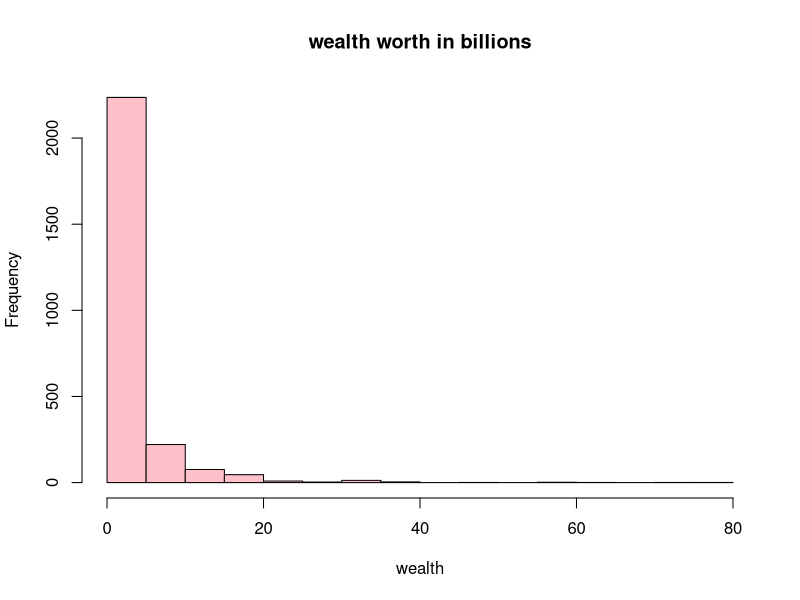
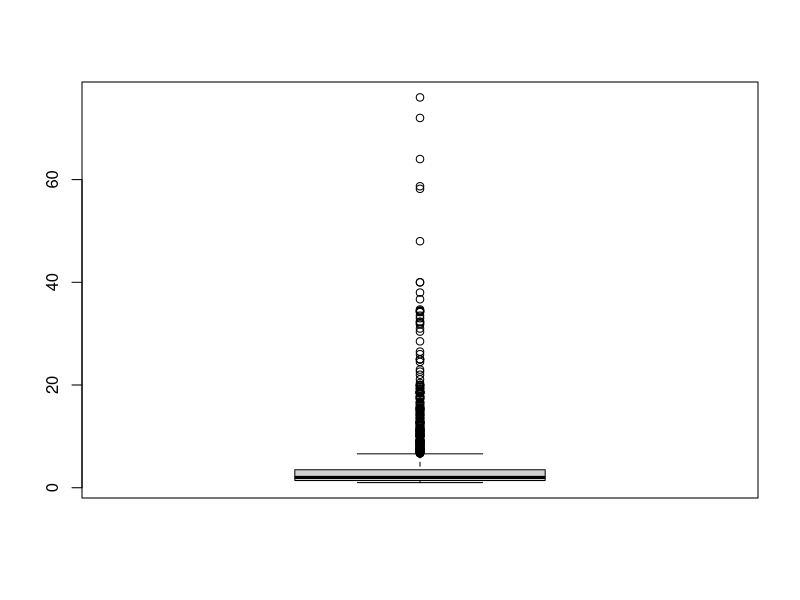
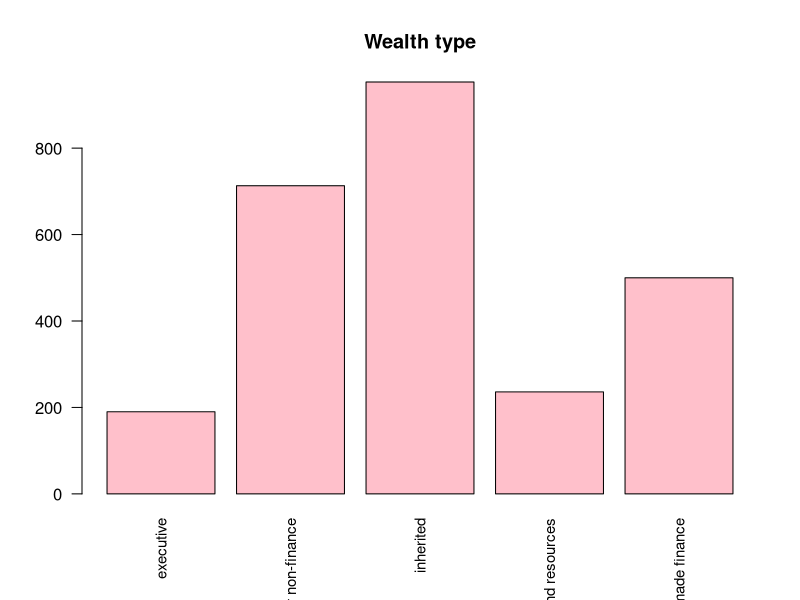
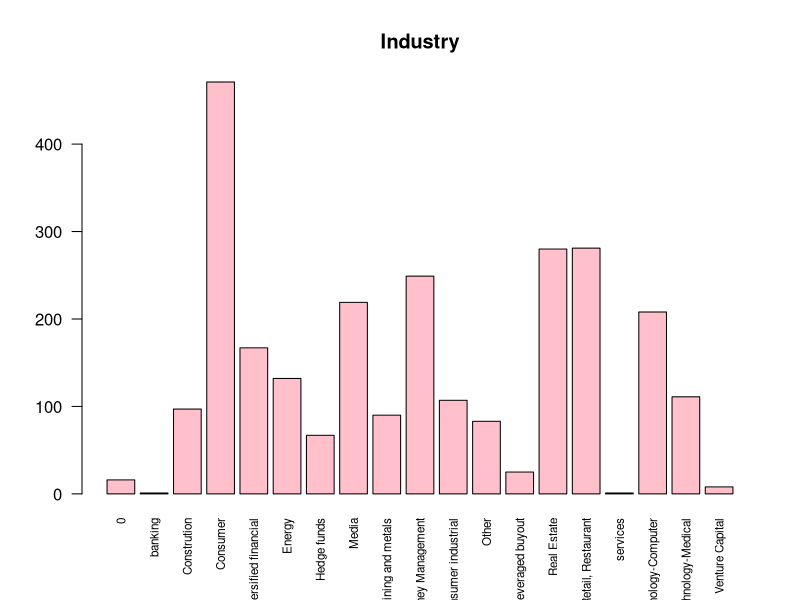
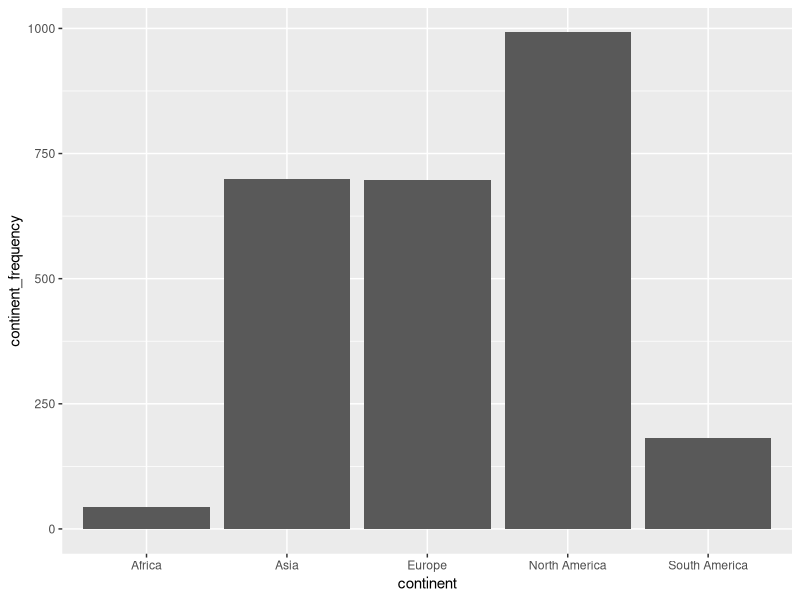
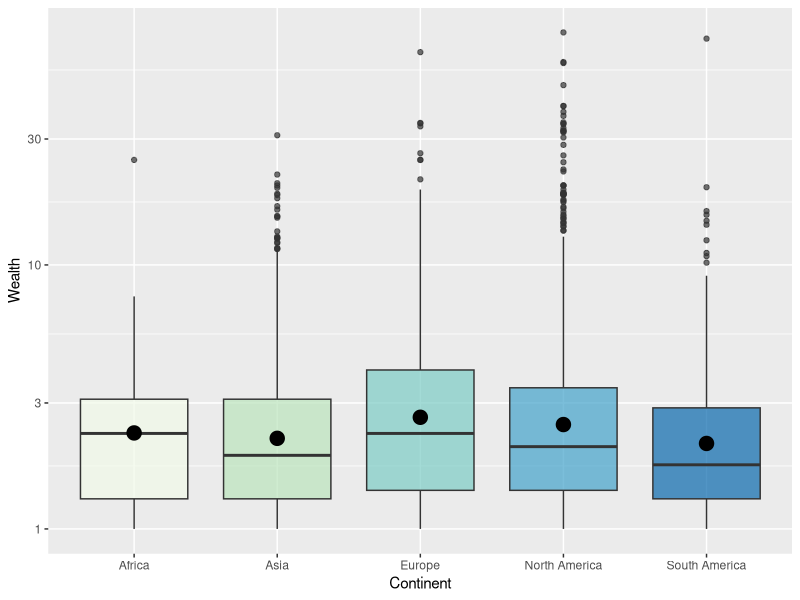
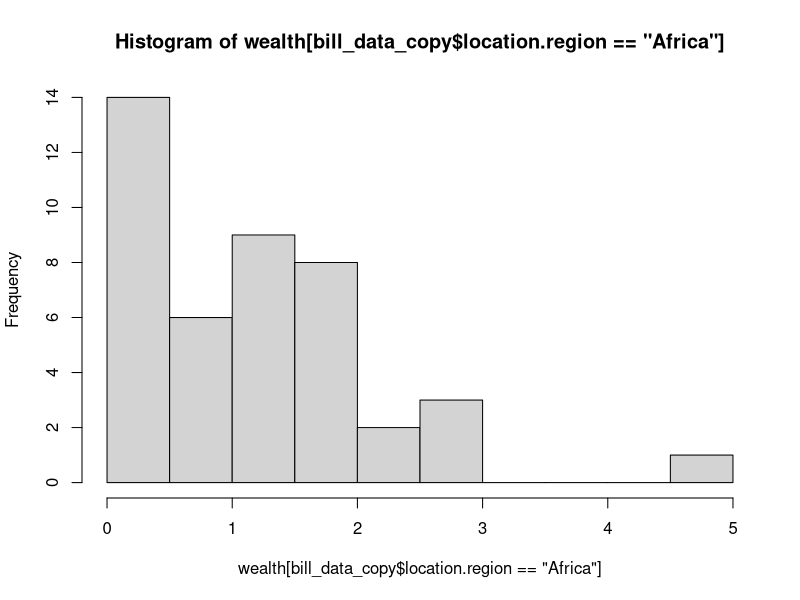
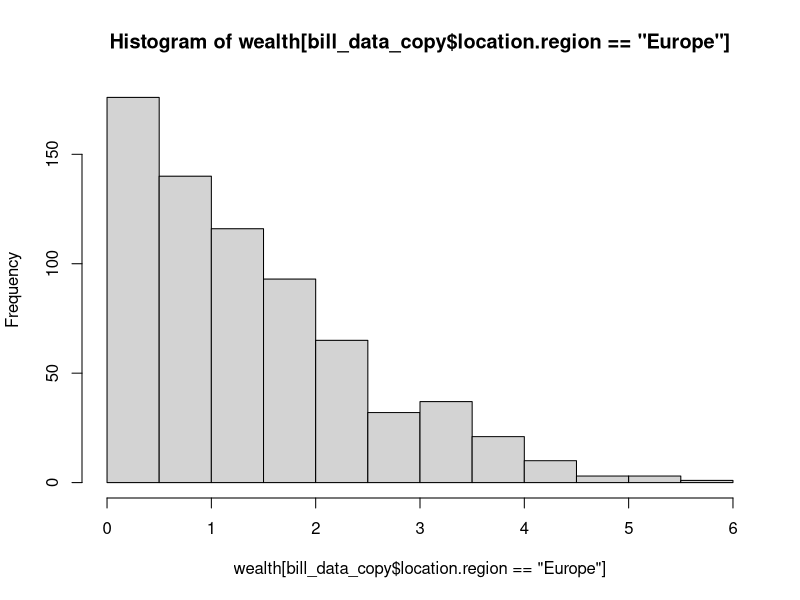

The R source for these figures, in order:
## ---- chunk 1
knitr::opts_chunk$set(echo = TRUE)
## ---- chunk 2
library("readxl")
library(tidyverse)
library(dplyr)
library(fastDummies)

## ---- chunk 3
# Učitavanje podataka iz excel datoteke
# Promijeniti path u put do datoteke s podacima
bill_data <- read_excel("billionaires.xlsx")
## ---- chunk 4
dim(bill_data) # dimenzije: 2614 redaka i 22 stupaca
names(bill_data) # imena stupaca
view(bill_data)

# klase pojedinih stupaca
sapply(bill_data, class)

# klasa tablice
class(bill_data) 
# zaključak: bill_data podaci su dobro učitani
## ---- chunk 5
# Pomoćna funkcija za izbacivanje stršećih vrijednosti
remove_outliers <- function(data, data_column) {
  quartiles <- quantile(data_column, probs=c(.25, .75), na.rm = FALSE)
  IQR <- IQR(data_column)
  Lower <- quartiles[1] - 1.5*IQR
  Upper <- quartiles[2] + 1.5*IQR 
  
  return(subset(data, data_column >= Lower & data_column <= Upper))
}

cat('\n Dimenzija podataka: ', dim(bill_data))
## ---- chunk 6
for (col_name in names(bill_data)){
  if (sum(is.na(bill_data[,col_name])) > 0){
    cat('Ukupno nedostajućih vrijednosti za varijablu'
        ,col_name, ': ', sum(is.na(bill_data[,col_name])),'\n')
  }
}

## ---- chunk 7
summary(bill_data)


## ---- chunk 8
sapply(bill_data, class)
## ---- chunk 9

hist(bill_data$`wealth.worth in billions` ,main='wealth worth in billions', xlab='wealth', ylab='Frequency', col="pink")

boxplot(bill_data$`wealth.worth in billions`)
summary(bill_data$`wealth.worth in billions`)

## ---- chunk 10

barplot(table(bill_data$wealth.type),las=2,cex.names=.9,main='Wealth type',col="pink")
barplot(table(bill_data$wealth.how.industry),las=2,cex.names=.7,main='Industry',col="pink")
print('Podjela po spolu: ')
table(bill_data$demographics.gender)

## ---- chunk 11
levels(factor(bill_data$location.region))
## ---- chunk 12
class(bill_data$location.region)

## ---- chunk 13
# is.na ce nam vratiti logical vektor koji ima TRUE na mjestima gdje ima NA:
sum(is.na(bill_data$location.region)) 
 

## ---- chunk 14
table(bill_data$location.region)



## ---- chunk 15


bill_data$location.citizenship[bill_data$location.region == "Middle East/North Africa"]

## ---- chunk 16
bill_data_copy = data.frame(bill_data)
tracemem(bill_data)==tracemem(bill_data_copy)
untracemem(bill_data_copy)
untracemem(bill_data_copy)
## ---- chunk 17
# Zdruzimo Europu
for (column_name in c("Europe")){
  bill_data_copy$location.region[bill_data_copy$location.region == column_name] = "Europe";
}

# Zdruzimo Afriku
for (column_name in c("Lebanon","Egypt","Morocco","Algeria")){
  bill_data_copy$location.region[bill_data_copy$location.citizenship == column_name] = "Africa";
}

for (column_name in c("Sub-Saharan Africa")){
  bill_data_copy$location.region[bill_data_copy$location.region == column_name] = "Africa";
}

# zdruzimo Sjevernu Ameriku
for (column_name in c("North America")){
  bill_data_copy$location.region[bill_data_copy$location.region == column_name] = "North America";
}

# Zdruzimo Južnu Ameriku
for (column_name in c("Latin America")){
  bill_data_copy$location.region[bill_data_copy$location.region == column_name] = "South America";
}

# Zdruzimo Aziju
for (column_name in c("East Asia","South Asia")){
  bill_data_copy$location.region[bill_data_copy$location.region == column_name] = "Asia";
}
for (column_name in c("Saudi Arabia","Kuwait","United Arab Emirates","Israel","Turkey","Oman","Bahrain")){
  bill_data_copy$location.region[bill_data_copy$location.citizenship == column_name] = "Asia";
}


bill_data_copy

## ---- chunk 18
tbl = table(bill_data_copy$location.region)
print(tbl)

## ---- chunk 19
df <- data.frame(continent=c("Europe", "Asia", "Africa","North America","South America"),
                continent_frequency=c(697, 699, 43, 992, 182))
head(df)

library(ggplot2)


# Barplot
p<-ggplot(data=df, aes(x=continent, y=continent_frequency)) +
  geom_bar(stat="identity")
p


box_edu <- ggplot(bill_data_copy %>% filter(!location.region=="0"), aes(x=location.region, y= wealth.worth.in.billions, fill=location.region)) +
    geom_boxplot(alpha=0.7, ) + scale_y_log10() +
    stat_summary(fun=mean, geom="point", shape=20, size=7, color="black", fill="black") +
    theme(legend.position="none") + labs(x="Continent",y="Wealth")+
    scale_fill_brewer(name="Continent",palette="GnBu")
box_edu






## ---- chunk 20

# TODO: zakomentiraj ovu liniju ako ne želimo logaritmirati cijenu

wealth <- log(bill_data_copy$wealth.worth.in.billions, 2)

require(nortest)
lillie.test(wealth)

lillie.test(wealth[bill_data_copy$location.region=='Africa'])
lillie.test(wealth[bill_data_copy$location.region=='Europe'])
lillie.test(wealth[bill_data_copy$location.region=='South America'])
lillie.test(wealth[bill_data_copy$location.region=='North America'])
lillie.test(wealth[bill_data_copy$location.region=='Asia'])


hist(wealth[bill_data_copy$location.region=='Africa'])
hist(wealth[bill_data_copy$location.region=='Europe'])
hist(wealth[bill_data_copy$location.region=='South America'])
hist(wealth[bill_data_copy$location.region=='North America'])
hist(wealth[bill_data_copy$location.region=='Asia'])

## ---- chunk 21

# Testiranje homogenosti varijance uzoraka Bartlettovim testom

##bartlett.test(bill_data_copy$wealth.worth.in.billions ~ bill_data_copy$location.region)

var((wealth[bill_data_copy$location.region=='Africa']))
var((wealth[bill_data_copy$location.region=='Asia']))
var((wealth[bill_data_copy$location.region=='Europe']))
var((wealth[bill_data_copy$location.region=='North America']))
var((wealth[bill_data_copy$location.region=='South America']))
## ---- chunk 22

# Graficki prikaz podataka
boxplot(wealth ~ bill_data_copy$location.region)

# Test
a = aov(wealth ~ bill_data_copy$location.region)
summary(a)

## ---- chunk 23
inherited = bill_data[bill_data$wealth.how.inherited!="not inherited",]
non_inherited = bill_data[bill_data$wealth.how.inherited=="not inherited",]
## ---- chunk 24
inherited_mean = mean(inherited$`wealth.worth in billions`)
print(inherited_mean)

non_inherited_mean = mean(non_inherited$`wealth.worth in billions`)
print(non_inherited_mean)

## ---- chunk 25
hist(inherited$`wealth.worth in billions`, breaks = 20)
boxplot(inherited$`wealth.worth in billions`)

hist(non_inherited$`wealth.worth in billions`, breaks = 20)
boxplot(non_inherited$`wealth.worth in billions`)
## ---- chunk 26
qqnorm(inherited$`wealth.worth in billions`, pch = 1, frame = FALSE,main='Inherited')
qqline(inherited$`wealth.worth in billions`, col = "blue", lwd = 2)

qqnorm(non_inherited$`wealth.worth in billions`, pch = 1, frame = FALSE,main='Non inherited')
qqline(non_inherited$`wealth.worth in billions`, col = "red", lwd = 2)

## ---- chunk 27
ks.test(inherited$`wealth.worth in billions`, y="pnorm")
ks.test(non_inherited$`wealth.worth in billions`, y="pnorm")
## ---- chunk 28
 
wilcox.test(inherited_mean, non_inherited_mean, alt = "greater")

## ---- chunk 29
# bill_data

# Izbacujemo stupce:
# name
# company.name
# rank
# location.gdp, više od pola vrijednosti su 0 (netočan podatak)
# location.coutnry.code i location.citizenship a koristimo location.region koji je veće granulacije
# wealth.how.from emerging, wealth.how.was founder, wealth.how.was political su konstantne varijable
# company.sector jer ima previše različitih vrijednosti, koje kad bi one hot encodali bi dali previše stupaca

exclude_cols = c("name", "company.name", "rank", "location.gdp", "location.country code", "location.citizenship", "wealth.how.from emerging", "wealth.how.was founder", "wealth.how.was political", "company.sector")

# exclude columns and sort
bill_data_clean <- bill_data %>% select(-one_of(exclude_cols)) %>% arrange(year)

# to lowercase for consistency
bill_data_clean[["company.relationship"]] <- tolower(bill_data_clean[["company.relationship"]] )

# remove invalid data
bill_data_clean <- bill_data_clean %>% filter(demographics.age > 0)
bill_data_clean <- bill_data_clean %>% filter(!location.region == "0")

# inflation rate $1.00 (1996) -> $1.51 (2014), +50.9%
# inflation rate $1.00 (2001) -> $1.34 (2014), +33.7%
bill_data_clean[bill_data_clean$year == "1996", "wealth.worth in billions"] <- bill_data_clean[bill_data_clean$year == "1996", "wealth.worth in billions"] * 1.509
bill_data_clean[bill_data_clean$year == "2001", "wealth.worth in billions"] <- bill_data_clean[bill_data_clean$year == "2001", "wealth.worth in billions"] * 1.337

# Iskoristili smo godinu da ažuriramo cijene (inflacija), sad ju odbacujemo
bill_data_clean <- bill_data_clean %>% select(., -year)

# merge similar roles to avoid 1 column = 1 row data
bill_data_clean$company.relationship <- gsub(".*\b(owner)\b.*", "owner", bill_data_clean$company.relationship)
bill_data_clean$company.relationship <- gsub(".*(ceo|chief executive officeor|chief executive officer|chief executive|exectuitve).*", "ceo", bill_data_clean$company.relationship)
bill_data_clean$company.relationship <- gsub(".*(founder).*", "founder", bill_data_clean$company.relationship)
bill_data_clean$company.relationship <- gsub(".*(chair|chari).*", "chairman", bill_data_clean$company.relationship)
bill_data_clean$company.relationship <- gsub(".*(director).*", "director", bill_data_clean$company.relationship)
bill_data_clean$company.relationship <- gsub(".*(head).*", "head", bill_data_clean$company.relationship)
bill_data_clean$company.relationship <- gsub(".*(president).*", "president", bill_data_clean$company.relationship)

# drop small amount of rows with na values
bill_data_clean <- bill_data_clean %>% drop_na()

# split dataset to numeric and categorical (non-ordinal)
bill_categorical <- bill_data_clean %>% select(where(is_character))
bill_numeric <- bill_data_clean %>% select(where(is.numeric))

# one hot encode categorical data
bill_categorical_onehot = dummy_cols(bill_categorical, remove_first_dummy = TRUE, remove_selected_columns = TRUE)

# filter indicators with 5 or more rows, indicators with less than 5 would cause problems
bill_categorical_onehot <- bill_categorical_onehot[, colSums(bill_categorical_onehot) > 5]

# concat numerical and categorical columns
bill_data_clean <- bind_cols(bill_numeric, bill_categorical_onehot)
## ---- chunk 30
# remove variables which strongly and linearly correlate 
correlation_threshold = 0.9
tmp <- cor(bill_data_clean)
tmp[upper.tri(tmp)] <- 0
diag(tmp) <- 0  # clean diagonal which is always 1
bill_data_clean <- bill_data_clean[, apply(tmp,2,function(x) all(x<= correlation_threshold))]

# remove outliers
# TODO: zakomentiraj ovu liniju ako ne želimo removeati outliere
bill_data_clean <- remove_outliers(bill_data_clean, bill_data_clean$`wealth.worth in billions`)

# extract y column for later use
wealth <- bill_data_clean$`wealth.worth in billions`

# TODO: zakomentiraj ovu liniju ako ne želimo logaritmirati cijenu
# wealth <- log(wealth, 2)
## ---- chunk 31
# x setup, y = wealth
normalized<-function(y) {
  x<-y[!is.na(y)]
  x<-(x - min(x)) / (max(x) - min(x))
  y[!is.na(y)]<-x
  return(y)
}

# `wealth.how.industry_Retail, Restaurant` casues fitting issues
exclude_cols = c("wealth.worth in billions", "wealth.how.industry_Retail, Restaurant")
x <- bill_data_clean %>% select(-one_of(exclude_cols))
x[, c("company.founded", "demographics.age")] <- apply(x[, c("company.founded", "demographics.age")] , 2 , normalized) # minmax scaling
x <- x[,order(colnames(x))]

## ---- chunk 32
model_all_vars <- lm(wealth ~ . , x)
summary(model_all_vars)
## ---- chunk 33
### Pronalazak najboljih prediktora na sljedeći način: fittaj linearnu regresiju na svakom indikatoru pojedinačno
### sortaj najbolje regressore po p vrijednosti

n = 10
filtered_col_names = c()
r_squares = c()
ps = c()
col_names=colnames(x)

for(i in 1:ncol(x)){
  
  col_name=col_names[i]
  model=lm(wealth ~ x[[col_name]]) # create model with a single regressor and predict wealth
  
  summary_model = summary(model)
  
  filtered_col_names <- append(filtered_col_names, col_name)
  r_squares <- append(r_squares, summary_model$r.squared)
  # Density, distribution function, quantile function and random generation for the F distribution with df1 and df2 degrees of freedom (and optional non-centrality parameter ncp).
  # a.k.a get P value from f statistics
  f <- summary_model$fstatistic
  ps <- append(ps,  pf(f[1], f[2], f[3], lower.tail=FALSE))
}

df_g_squares=data.frame(filtered_col_names, r_squares, ps)
head(df_g_squares, n=3)
df_g_squares

# sort (by minimal r_squares) and find top n predictors
df_top_predictors = df_g_squares[order(-df_g_squares$r_squares), ]

top_n_predictors_one_var_lin = as.vector(df_top_predictors$filtered_col_names)[1:n]
df_top_predictors
## ---- chunk 34
# pronalazak najboljih regressora s ANOVA-om
# nađi P vrijednosti za svaki regressor 
# mergaj regressore od prošlog koraka i ukolni duplikate
# dobivene regresore koristi za model

a <- anova(model_all_vars)
ps_a <- a$`Pr(>F)`
ps_a <- head(ps_a, -1) # anova returns NA for last element

ps_a_ord <- order(ps_a)
sorted_cols <- colnames(x)[order(colnames(x))]
top_predictors_anova <- sorted_cols[ps_a_ord][1:n]
cat ("Best ANOVA regressors:")
top_predictors_anova

top_predictors = c(top_predictors_anova, top_n_predictors_one_var_lin)
top_predictors <- top_predictors[!duplicated(top_predictors)]
cat ("\nTop predictors for a new model:")
top_predictors

model_top_preds <- lm(wealth ~ . , x[, top_predictors])
summary(model_top_preds)

# micanjem nekih od ovih regresora se povećava Adjusted R-squared
## ---- chunk 35
require(nortest)

# reziduali u ovisnosti o procjenama modela
plot(model_top_preds$fitted.values, model_top_preds$residuals) 

# provjera normalnosti reziduala
hist(rstandard(model_top_preds))
qqnorm(rstandard(model_top_preds))
ks.test(rstandard(model_top_preds),'pnorm')
lillie.test(rstandard(model_top_preds))
## ---- chunk 36
non_inherited_2014 <- non_inherited[non_inherited$year == 2014,]
non_inherited_2001 <- non_inherited[non_inherited$year == 2001,]
non_inherited_2014_new = bill_data[FALSE,]
non_inherited_2001_old = bill_data[FALSE,]

# selekcija novonastalih milijardera iz 2014. koji nisu bili na prethodnoj listi iz 2001.
for(i in 1:nrow(non_inherited_2014)) {
  r <- non_inherited_2014[i,]
  if(sum(str_detect(non_inherited_2001$name, r[[1]])) == 0) {
    non_inherited_2014_new <- rbind(non_inherited_2014_new, non_inherited_2014[i,])
  }
}

# selekcija milijardera iz 2001. koji nisu na listi iz 2014.
for(i in 1:nrow(non_inherited_2001)) {
  r <- non_inherited_2001[i,]
  if(sum(str_detect(non_inherited_2014$name, r[[1]])) == 0) {
    non_inherited_2001_old <- rbind(non_inherited_2001_old, non_inherited_2001[i,])
  }
}
## ---- chunk 37

par(mar=c(10,7,1,1))
barplot(sort(table(subset(non_inherited_2014$wealth.how.industry, non_inherited_2014$wealth.how.industry != "0")), decreasing = TRUE),
        main = "Distribucija milijardera po industrijama u 2014.",
        las = 2)
## ---- chunk 38
par(mar=c(10,5,1,1))
barplot(sort(table(subset(non_inherited_2014_new$wealth.how.industry, non_inherited_2014_new$wealth.how.industry != "0")), decreasing = TRUE),
        main = "Distribucija novonastalih milijardera po industrijama u 2014.",
        las = 2)
## ---- chunk 39
par(mar=c(10,5,1,1))
barplot(sort(table(subset(non_inherited_2001_old$wealth.how.industry, non_inherited_2001_old$wealth.how.industry != "0")), decreasing = TRUE),
        main = "Distribucija bivših milijardera po industrijama iz 2001.",
        las = 2)
